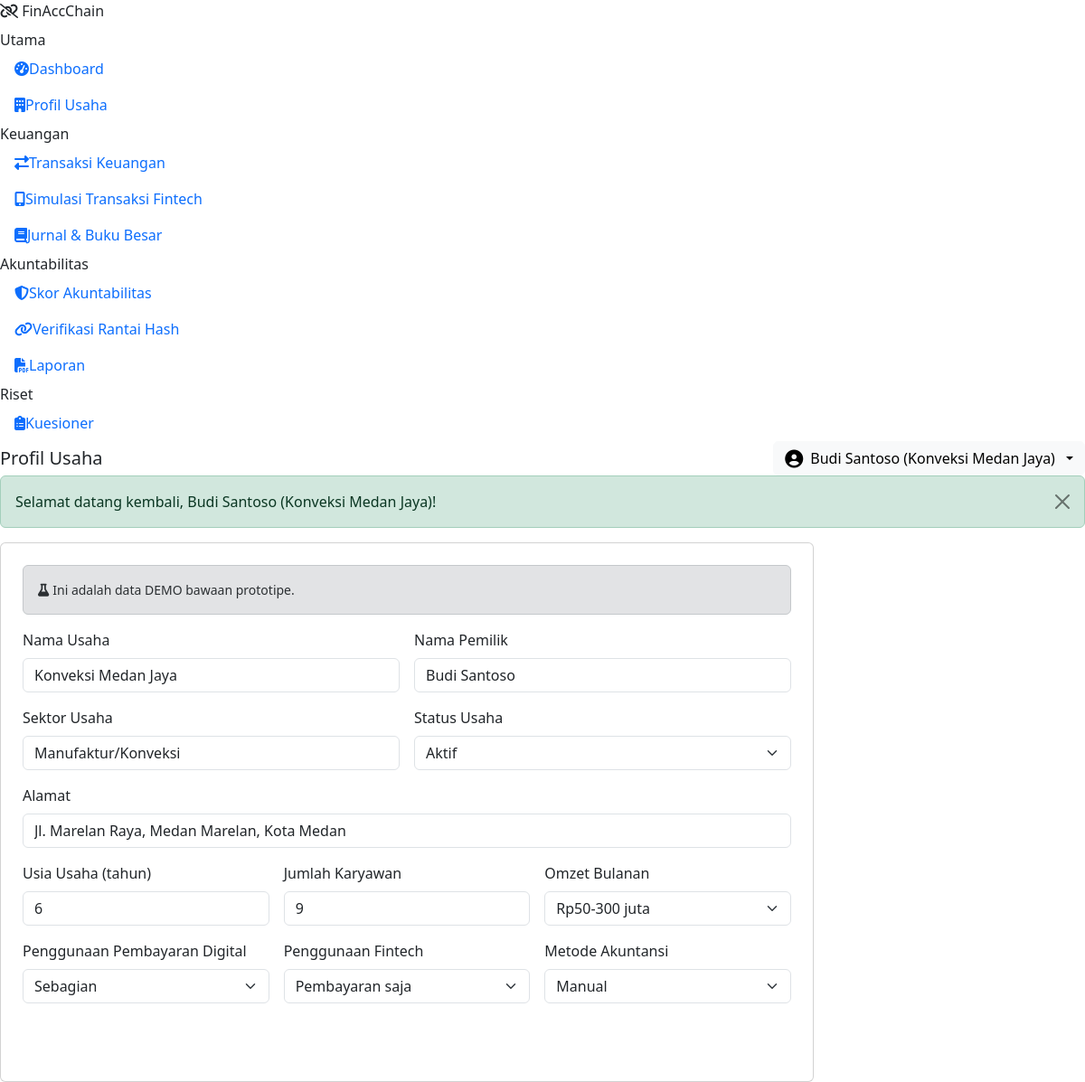
Screenshot of /msme/profile.php (signed in) with the database file from the repository.
### tables this page shows
CREATE TABLE msmes (
    id INT UNSIGNED AUTO_INCREMENT PRIMARY KEY,
    user_id INT UNSIGNED NOT NULL,
    business_name VARCHAR(150) NOT NULL,
    owner_name VARCHAR(150) NOT NULL,
    sector VARCHAR(100) NOT NULL,
    address VARCHAR(255) NULL,
    business_age_years TINYINT UNSIGNED NULL,
    employee_count SMALLINT UNSIGNED NULL,
    monthly_turnover_category ENUM('<5jt','5-10jt','10-50jt','50-300jt','>300jt') NOT NULL DEFAULT '<5jt',
    digital_payment_usage ENUM('none','partial','full') NOT NULL DEFAULT 'partial',
    fintech_usage ENUM('none','payment_only','payment_financing','full_integration') NOT NULL DEFAULT 'none',
    accounting_method ENUM('manual','spreadsheet','accounting_app','none') NOT NULL DEFAULT 'manual',
    business_status ENUM('active','inactive','suspended') NOT NULL DEFAULT 'active',
    is_demo TINYINT(1) NOT NULL DEFAULT 0,
    created_at DATETIME NOT NULL DEFAULT CURRENT_TIMESTAMP,
    updated_at DATETIME NOT NULL DEFAULT CURRENT_TIMESTAMP ON UPDATE CURRENT_TIMESTAMP,
    CONSTRAINT fk_msme_user FOREIGN KEY (user_id) REFERENCES users(id) ON DELETE CASCADE,
    INDEX idx_msme_sector (sector)
);

### core/helpers.php (called while the page is built, shortened)
<?php
function e(?string $value): string
{
    return htmlspecialchars((string) $value, ENT_QUOTES, 'UTF-8');
}

### msme/profile.php (the view, shortened to what this page needs)
<?php
$u = current_user();
$msmeId = (int) $u['msme_id'];
$db = Database::connection();
$stmt = $db->prepare('SELECT * FROM msmes WHERE id = ?');
$stmt->execute([$msmeId]);
$m = $stmt->fetch();
require __DIR__ . '/../includes/app_header.php';
?>
<div class="card fac-card p-4" style="max-width:900px">
  <?php if ($m['is_demo']): ?><div class="alert alert-secondary small"><i class="fa-solid fa-flask me-1"></i>Ini adalah data DEMO bawaan prototipe.</div><?php endif; ?>
  <form method="post">
    <div class="row g-3">
      <div class="col-md-6">
        <label class="form-label">Nama Usaha</label>
        <input class="form-control" name="business_name" required value="<?= e($m['business_name']) ?>">
      </div>
      <div class="col-md-6">
        <label class="form-label">Nama Pemilik</label>
        <input class="form-control" name="owner_name" required value="<?= e($m['owner_name']) ?>">
      </div>
      <div class="col-md-6">
        <label class="form-label">Sektor Usaha</label>
        <input class="form-control" name="sector" required value="<?= e($m['sector']) ?>">
      </div>
      <div class="col-md-6">
        <label class="form-label">Status Usaha</label>
        <select class="form-select" name="business_status">
          <?php foreach (['active'=>'Aktif','inactive'=>'Tidak Aktif','suspended'=>'Ditangguhkan'] as $k=>$v): ?>
          <option value="<?= $k ?>" <?= $m['business_status']===$k?'selected':'' ?>><?= $v ?></option>
          <?php endforeach; ?>
        </select>
      </div>
      <div class="col-12">
        <label class="form-label">Alamat</label>
        <input class="form-control" name="address" value="<?= e($m['address']) ?>">
      </div>
      <div class="col-md-4">
        <label class="form-label">Usia Usaha (tahun)</label>
        <input type="number" min="0" class="form-control" name="business_age_years" value="<?= e((string)$m['business_age_years']) ?>">
      </div>
      <div class="col-md-4">
        <label class="form-label">Jumlah Karyawan</label>
        <input type="number" min="0" class="form-control" name="employee_count" value="<?= e((string)$m['employee_count']) ?>">
      </div>
      <div class="col-md-4">
        <label class="form-label">Omzet Bulanan</label>
        <select class="form-select" name="monthly_turnover_category">
          <?php foreach (['<5jt'=>'< Rp5 juta','5-10jt'=>'Rp5-10 juta','10-50jt'=>'Rp10-50 juta','50-300jt'=>'Rp50-300 juta','>300jt'=>'> Rp300 juta'] as $k=>$v): ?>
          <option value="<?= $k ?>" <?= $m['monthly_turnover_category']===$k?'selected':'' ?>><?= $v ?></option>
          <?php endforeach; ?>
        </select>
      </div>
      <div class="col-md-4">
        <label class="form-label">Penggunaan Pembayaran Digital</label>
        <select class="form-select" name="digital_payment_usage">
          <?php foreach (['none'=>'Belum','partial'=>'Sebagian','full'=>'Penuh'] as $k=>$v): ?>
          <option value="<?= $k ?>" <?= $m['digital_payment_usage']===$k?'selected':'' ?>><?= $v ?></option>
          <?php endforeach; ?>
        </select>
      </div>
      <div class="col-md-4">
        <label class="form-label">Penggunaan Fintech</label>
        <select class="form-select" name="fintech_usage">
          <?php foreach (['none'=>'Belum','payment_only'=>'Pembayaran saja','payment_financing'=>'Pembayaran & Pembiayaan','full_integration'=>'Terintegrasi penuh'] as $k=>$v): ?>
          <option value="<?= $k ?>" <?= $m['fintech_usage']===$k?'selected':'' ?>><?= $v ?></option>
          <?php endforeach; ?>
        </select>
      </div>
      <div class="col-md-4">
        <label class="form-label">Metode Akuntansi</label>
        <select class="form-select" name="accounting_method">
          <?php foreach (['manual'=>'Manual','spreadsheet'=>'Spreadsheet','accounting_app'=>'Aplikasi Akuntansi','none'=>'Belum ada'] as $k=>$v): ?>
          <option value="<?= $k ?>" <?= $m['accounting_method']===$k?'selected':'' ?>><?= $v ?></option>
          <?php endforeach; ?>
        </select>
      </div>
    </div>
    <button class="btn btn-primary mt-4" style="background:var(--fac-primary);border-color:var(--fac-primary)">Simpan Perubahan</button>
  </form>
</div>
<?php require __DIR__ . '/../includes/app_footer.php'; ?>

### rows the page displays
msmes: business_name "Konveksi Medan Jaya", owner_name "Budi Santoso", sector "Manufaktur/Konveksi", business_status "Aktif", address "Jl. Marelan Raya, Medan Marelan, Kota Medan", business_age_years "6", employee_count "9", monthly_turnover_category "Rp50-300 juta", digital_payment_usage "Sebagian", fintech_usage "Pembayaran saja", accounting_method "Manual"

### other values shown
APP_NAME "FinAccChain"
$label "Dashboard Profil Usaha Transaksi Keuangan Simulasi Transaksi Fintech Jurnal & Buku Besar Skor Akuntabilitas Verifikasi Rantai Hash Laporan Kuesioner"
$pageTitle "Profil Usaha"
$u['name'] "Budi Santoso (Konveksi Medan Jaya)"
$f['message'] "Selamat datang kembali, Budi Santoso (Konveksi Medan Jaya)!"
